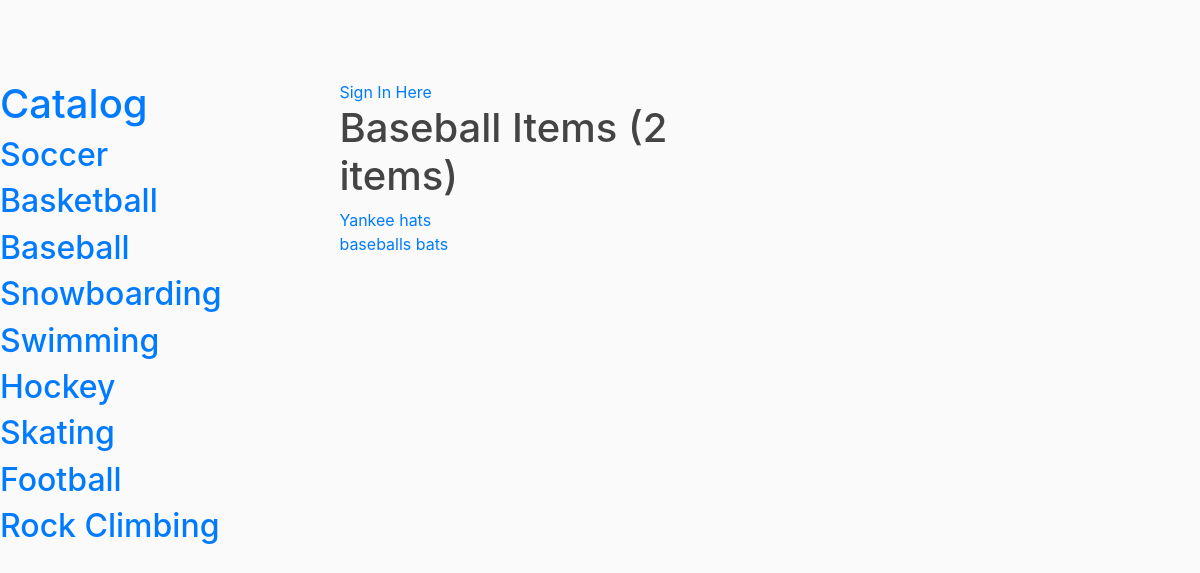
/catalog/Baseball/items, run on the app's committed database.
### db_setup.py (models this page shows, shortened)
class Category(Base):
    __tablename__ = 'category'
    id = Column(Integer, primary_key = True)
    name = Column(String(80), nullable = False)
    user_id = Column(Integer, ForeignKey('user.id'))
    user = relationship(User)

class Item(Base):
    __tablename__ = 'item'
    id = Column(Integer, primary_key = True)
    name = Column(String(80), nullable = False)
    description = Column(String(250))
    date_added = Column(DateTime(timezone = True), server_default = func.now())
    date_edited = Column(DateTime(timezone = True), onupdate = func.now())
    user_id = Column(Integer, ForeignKey('user.id'))
    user = relationship(User)
    category_id = Column(Integer, ForeignKey('category.id'))
    category = relationship(Category)

### app.py (the view)
@app.route('/catalog/<cate_name>')
@app.route('/catalog/<cate_name>/items')
def Showcateitems(cate_name):
    user = login_session.get('username')
    print(user)
    cates = session.query(Category).all()
    cate = session.query(Category).filter_by(name=cate_name).all()
    cate_id = 0
    for c in cate:
        cate_id = c.id
    items = session.query(Item).filter_by(category_id=cate_id).all()
    n_items = len(items)
    return render_template('Showcateitems.html', cates = cates, cate_name=cate_name, n=n_items, items=items, user = user)

### templates/Showcateitems.html (shortened to what this page needs)
<!DOCTYPE html>
<html>
<head>
  <link rel="stylesheet" href="https://stackpath.bootstrapcdn.com/bootstrap/4.3.1/css/bootstrap.min.css">
  <link rel="stylesheet" type="text/css" href="{{ url_for('static', filename = 'main.css') }}">
</head>
<body>
	   <section class="indent-1">
        <section>
		        <h1>
               <a href="{{ url_for('home')}}">Catalog</a>
            </h1>
                {% for cate in cates %}
                    <h2>
                      <a href="{{ url_for('Showcateitems', cate_name = cate.name) }}">{{ cate.name }}</a>
                    </h2>
                {% endfor %}
        </section>
        <section>
          <div class="header__user">
              {% if user %}
                  <p>Signed in as {{user}}</p>
                  <a href="{{url_for('signOut')}}"> Sign Out</a>
              {% else %}
                  <a href="{{url_for('Showsignin')}}">Sign In Here </a>
              {% endif %}
          </div>
          <h1> {{ cate_name }} Items ({{ n }} items)</h1>
            <p>
              {% for item in items %}
                <a href="{{ url_for('desc', item_id = item.id, item_name = item.name, cate_name = cate_name) }}">{{ item.name }}</a><br/>
              {% endfor  %}
            </p>
        </section>
    </section>
  </body>
</body>
</html>

### static/main.css (style rules this page uses)
body { background: #fafafa; color: #333333; margin-top: 5rem; }
h1, h2, h3, h4, h5, h6 { color: #444444; }

### templates/Showcateitems.html (style rules this page uses)
.indent-1 { float: left; }
.indent-1 section { width: 50%; float: left; }

### data on the page
Category: name "Soccer"
Category: name "Basketball"
Category: name "Baseball"
Category: name "Snowboarding"
Category: name "Swimming"
Category: name "Hockey"
Category: name "Skating"
Category: name "Football"
Category: name "Rock Climbing"
Item: name "Yankee hats"
Item: name "baseballs bats"

### other printed values
{{ n }} "2"
